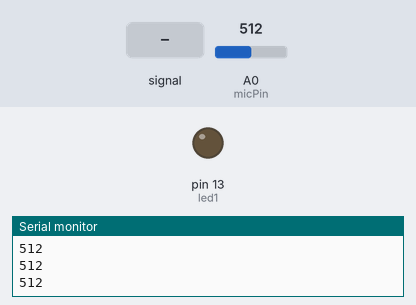
Bench run of a sketch on a simulated Arduino Uno, built with avr-gcc and run on an emulated ATmega328P. On the bench: output pins drawn as LEDs (lit = HIGH), the last lines printed to the serial monitor. Dashed ring = blinking. The test bench sets the inputs (shaded band); at power-on: A0 (micPin) = 512. Pins used as bus, display or sensor lines are not drawn.

Above: at 1.7 s.
1.8 s: A0 (micPin) fed a 200 Hz sine of ±81 counts around its level
At 1.95 s:
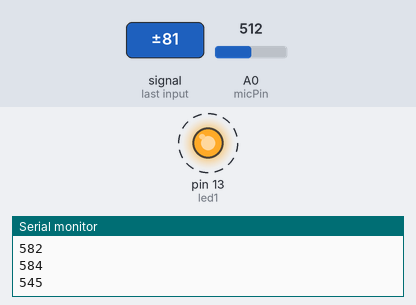
4.8 s: A0 (micPin) set to 716
At 5.4 s:
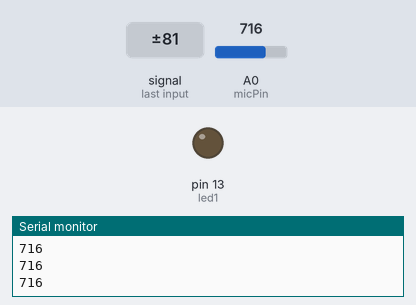
6.3 s: A0 (micPin) set to 732
At 7.2 s:
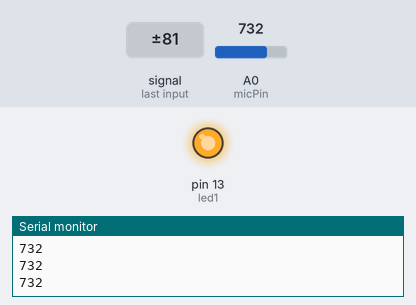
7.9 s: A0 (micPin) set to 900
At 8.5 s:
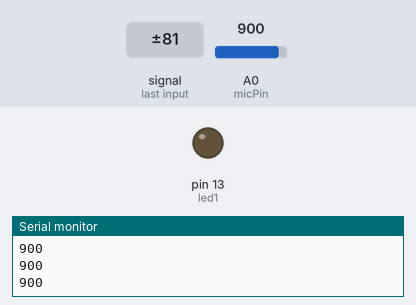
Timing chart, 0 to 10.5 s (numbered marks = the images above; inputs shaded):
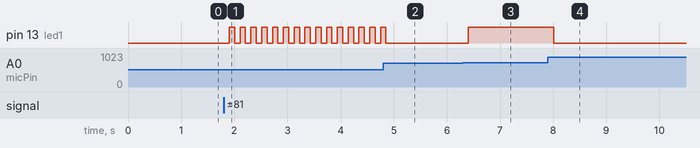

Measured:
- the behaviour switches between 718 and 719 on A0 (micPin) (found by bisection; images 2 and 3)
- after the input at 1.8 s, pin 13 (led1): alternates HIGH for 0.10 s and LOW for 0.10 s, starting after 0.11 s
- after the input at 4.8 s, pin 13 (led1): goes on until 4.9 s, then stays LOW
- after the input at 6.3 s, pin 13 (led1): LOW → HIGH after 0.10 s
- after the input at 7.9 s, pin 13 (led1): HIGH → LOW after 0.11 s

The sketch:

ARDUINO_CLAP-SWITCH.ino
```cpp
int micPin = A0;          // pin that the mic is attached to
int gndPin = A1;
int powerPin = A2;
int micValue1 = 0;
int micValue2 = 0; // the Microphone value
int led1 = 13;
boolean lightOn = false;


void setup() {
  pinMode(led1, OUTPUT);
  pinMode(powerPin, OUTPUT);
  pinMode(gndPin, OUTPUT);
  pinMode(micPin, INPUT);
  digitalWrite(gndPin,LOW);
  delay(500);
  digitalWrite(powerPin,HIGH);
  Serial.begin(9600);  //for test the input value initialize serial
}

void loop() {
  micValue1 = analogRead(micPin);  // read pin value
  Serial.println(micValue1);
  delay(1);
  micValue2 = analogRead(micPin);
  Serial.println(micValue2);

  if (micValue1-micValue2 > 2||micValue2-micValue1 > 2){
  lightOn = !lightOn;
  delay(100);
  digitalWrite(led1, lightOn);
  }
}

//https://drive.google.com/drive/folders/0BwsV1jJYW9dnQ3ZlSnZBaWdxVHc
```
